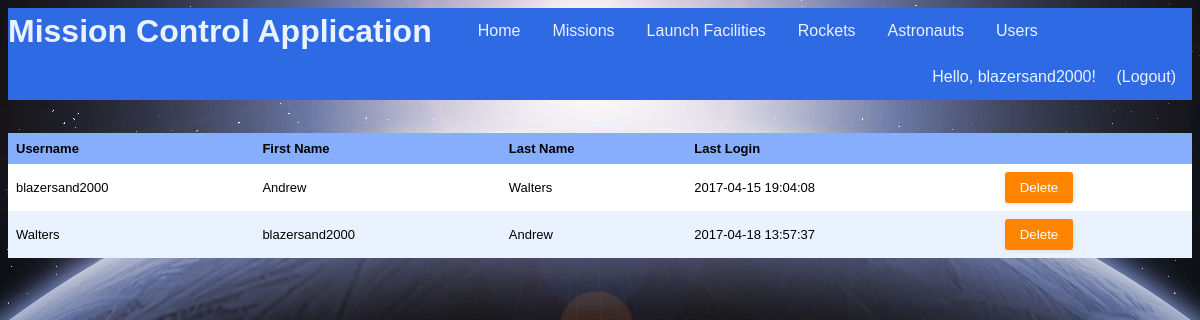
The app's page /users (signed in), older data.
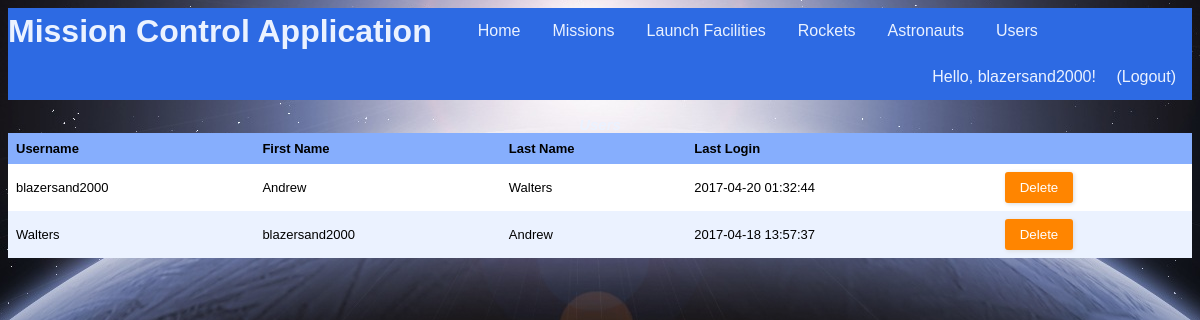
The same page, newer data.
### tables this page shows
CREATE TABLE "Users" (
	`uid`	INTEGER NOT NULL PRIMARY KEY AUTOINCREMENT,
	`firstName`	TEXT NOT NULL,
	`lastName`	TEXT NOT NULL,
	`username`	TEXT NOT NULL UNIQUE,
	`password`	TEXT NOT NULL,
	`regTime`	TEXT NOT NULL,
	`lastLoginTime`	TEXT
);

### app.py (the view)
@app.route("/users")
@login_required
def showUsers():
    conn = sqlite3.connect(dbPath)
    conn.row_factory = sqlite3.Row
    c = conn.cursor()
    c.execute("SELECT uid, 0 AS cannotDelete, username, firstName, lastName, lastLoginTime FROM Users;")
    results = c.fetchall()
    conn.commit()
    conn.close()
    return render_template("users.html", headers=("Username","First Name","Last Name","Last Login"), rows=results)

### app.py (called while the page is built)
@login_manager.user_loader
def load_user(username):
    userRecord = DBgetUser(username)
    if userRecord:
        return User(userRecord["username"], userRecord["password"])
    return None

def DBgetUser(username):
    conn = sqlite3.connect(dbPath)
    conn.row_factory = sqlite3.Row
    c = conn.cursor()
    c.execute("SELECT * from Users WHERE username = ?", (username,))
    userRecord = c.fetchone()
    conn.close()
    return userRecord

### templates/users.html (shortened to what this page needs)
{% extends "main_template.html" %}
{% from 'macros.html' import GenerateTable %}
{% block body %}
<div align="center">
    {{ GenerateTable('Users', headers, rows, 'uid') }}
</div>
{% endblock %}

### templates/main_template.html (shortened to what this page needs)
<!DOCTYPE html>
<html>
	<head>
		<link rel="stylesheet" type= "text/css" href="{{ url_for('static', filename='styles.css') }}">
	</head>
	<body>
		<header>
			<ul class="nav">
				<h1 class="nav">Mission Control Application</h1>
				<li class="nav"><a class="nav" href="{{ url_for('index') }}">Home</a></li>
				{% if current_user.is_authenticated %}
				<li class="nav"><a class="nav" href="{{ url_for('showMissions') }}">Missions</a></li>
				<li class="nav"><a class="nav" href="{{ url_for('showFacilities') }}">Launch Facilities</a></li>
				<li class="nav"><a class="nav" href="{{ url_for('showRockets') }}">Rockets</a></li>
				<li class="nav"><a class="nav" href="{{ url_for('showAstronauts') }}">Astronauts</a></li>
				<li class="nav"><a class="nav" href="{{ url_for('showUsers') }}">Users</a></li>
				{% endif %}
				<div class="user-greeting">
					{% if current_user.is_authenticated %}
  						Hello, {{ current_user.id }}!    <a class="nav" href="{{ url_for('showLogout') }}">(Logout)</a>
					{% else %}
						Hello, guest!    <a class="nav" href="{{ url_for('showLogin') }}">Login</a><a class="nav" href="{{ url_for('showSignup') }}">Sign Up</a>
					{% endif %}
				</div>
			</ul>
		</header>
		{% block body %}{% endblock %}
	</body>
</html>

### templates/macros.html (shortened to what this page needs)
{% macro GenerateTable(title, headers, rows, keyName) %}
	{% if rows %}
		<table>
			<caption>
			</caption>
			<tr>
				{% for header in headers %}
				<th>{{header}}</th>
				{% endfor %}
				<th/>
			</tr>
			{% for row in rows %}
			<tr id ="{{row[keyName]}}">
				{% for value in row %}
					{% if loop.index0 > 1 %}
						<td>
							{% if title == "Astronauts" %}
								<a href="{{ url_for('showAstronautInfo', aid = row[keyName]) }}">{{value|safe}}</a>
							{% else %}
								{{value|safe}}
							{% endif %}
						</td>
					{% endif %}
				{% endfor %}
				{% if row[1] == 1 %}
					{% set disabled = 'disabled' %}
				{% else %}
					{% set disabled = '' %}
				{% endif %}
				<td>
					<div class="form-style-2" style="width:70px; padding: 0px 0px 0px 0px;">
						<form method="post">
							<input type="submit" value="Delete" name="delete.{{ row[0] }}" {{disabled}}/>
						</form>
					</div>
				</td>
			</tr>
			{% endfor %}
		</table>
	{% else %}
		No records found!
	{% endif %}
{% endmacro %}

Row changes from the older to the newer data that the page shows:
changed Users (number 1 of 2 on the later page): lastLoginTime "2017-04-15 19:04:08" → "2017-04-20 01:32:44"
